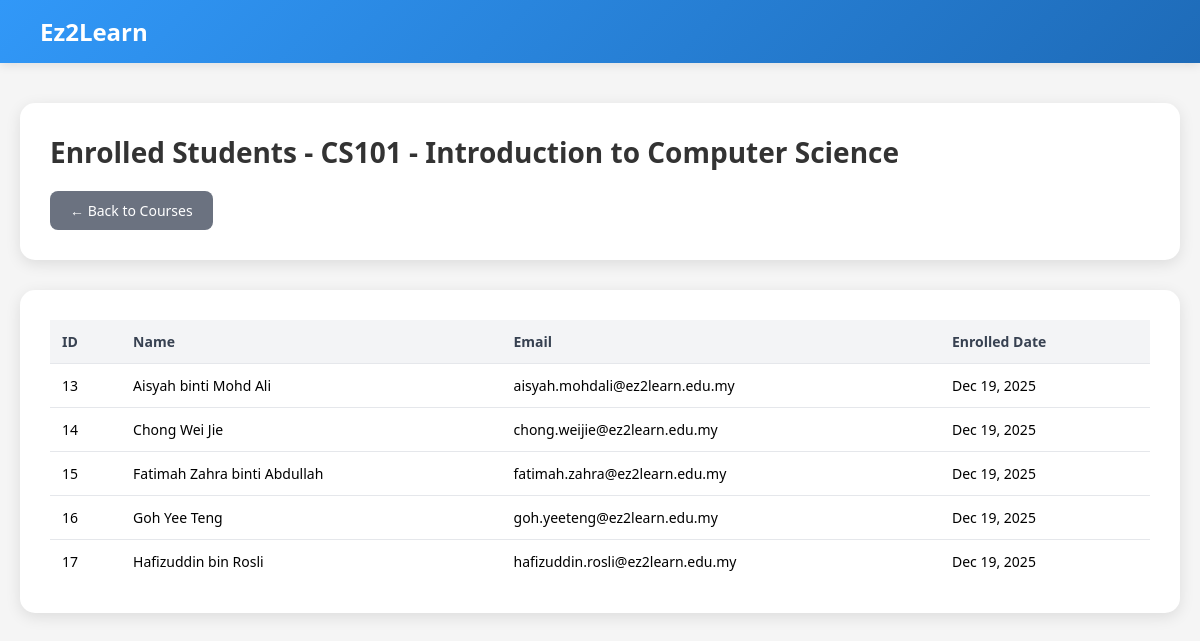
Page /lecturer/module-managelearning/view-students.php?course_id=1 (signed in) on the committed database.
### tables this page shows
CREATE TABLE courses (
    course_id INT AUTO_INCREMENT PRIMARY KEY,
    course_code VARCHAR(20) UNIQUE NOT NULL,
    course_name VARCHAR(100) NOT NULL,
    description TEXT,
    status ENUM('open','closed') DEFAULT 'open'
);

CREATE TABLE enrollments (
    enrollment_id INT AUTO_INCREMENT PRIMARY KEY,
    course_id INT NOT NULL,
    student_id INT NOT NULL,
    enrolled_at TIMESTAMP DEFAULT CURRENT_TIMESTAMP,
    FOREIGN KEY (course_id) REFERENCES courses(course_id),
    FOREIGN KEY (student_id) REFERENCES users(user_id)
);

CREATE TABLE users (
    user_id INT AUTO_INCREMENT PRIMARY KEY,
    name VARCHAR(100) NOT NULL,
    email VARCHAR(100) UNIQUE NOT NULL,
    password VARCHAR(255) NOT NULL,
    role ENUM('admin','lecturer','student') NOT NULL,
    status ENUM('active','inactive') DEFAULT 'active',
    created_at TIMESTAMP DEFAULT CURRENT_TIMESTAMP
);

### lecturer/module-managelearning/view-students.php (the view, shortened to what this page needs)
<?php
$db_host = 'localhost';
$db_user = 'root';
$db_pass = '';
$db_name = 'ez2learn';
$conn = mysqli_connect($db_host, $db_user, $db_pass, $db_name);
$lecturer_id = $_SESSION['user_id'] ?? 0;
$course_id = (int)($_GET['course_id'] ?? 0);
$verify_stmt = mysqli_prepare($conn, "
    SELECT c.course_id, c.course_code, c.course_name
    FROM courses c
    INNER JOIN course_lecturers cl ON c.course_id = cl.course_id
    WHERE c.course_id = ? AND cl.lecturer_id = ?
");
mysqli_stmt_bind_param($verify_stmt, "ii", $course_id, $lecturer_id);
mysqli_stmt_execute($verify_stmt);
$verify_result = mysqli_stmt_get_result($verify_stmt);
$course = mysqli_fetch_assoc($verify_result);
$students_query = "
    SELECT u.user_id, u.name, u.email, e.enrolled_at
    FROM enrollments e
    JOIN users u ON e.student_id = u.user_id
    WHERE e.course_id = ?
    ORDER BY e.enrolled_at DESC
";
$stmt = mysqli_prepare($conn, $students_query);
mysqli_stmt_bind_param($stmt, "i", $course_id);
mysqli_stmt_execute($stmt);
$result = mysqli_stmt_get_result($stmt);
$students = mysqli_fetch_all($result, MYSQLI_ASSOC);
?>
<!DOCTYPE html>
<html lang="en">
<head>
</head>
<body>
    <div class="header">
        <div class="header-top">
            <div class="logo-text">Ez2Learn</div>
        </div>
    </div>
    <div class="container">
        <div class="page-header">
            <h1>Enrolled Students - <?php echo htmlspecialchars($course['course_code'] . ' - ' . $course['course_name']); ?></h1>
            <a href="index.php" class="btn-back">← Back to Courses</a>
        </div>
        <div class="page-container">
            <?php if (empty($students)): ?>
                <p style="text-align: center; padding: 40px; color: #6b7280;">No students enrolled in this course.</p>
            <?php else: ?>
                <table>
                    <thead>
                        <tr>
                            <th>ID</th>
                            <th>Name</th>
                            <th>Email</th>
                            <th>Enrolled Date</th>
                        </tr>
                    </thead>
                    <tbody>
                        <?php foreach ($students as $student): ?>
                            <tr>
                                <td><?php echo $student['user_id']; ?></td>
                                <td><?php echo htmlspecialchars($student['name']); ?></td>
                                <td><?php echo htmlspecialchars($student['email']); ?></td>
                                <td><?php echo date('M d, Y', strtotime($student['enrolled_at'])); ?></td>
                            </tr>
                        <?php endforeach; ?>
                    </tbody>
                </table>
            <?php endif; ?>
        </div>
    </div>
</body>
</html>

### lecturer/module-managelearning/view-students.php (style rules this page uses)
* { margin: 0; padding: 0; box-sizing: border-box; }
body { font-family: 'Segoe UI', Tahoma, Geneva, Verdana, sans-serif; background: #f5f5f5; }
.header { background: linear-gradient(135deg, #3198F8 0%, #1e6bb8 100%); color: white; padding: 0; box-shadow: 0 2px 10px rgba(0, 0, 0, 0.1); }
.header-top { padding: 15px 40px; display: flex; justify-content: space-between; align-items: center; max-width: 1400px; margin: 0 auto; }
.logo-text { font-size: 24px; font-weight: bold; }
.container { max-width: 1400px; margin: 40px auto; padding: 0 20px; }
.page-header { background: white; border-radius: 15px; padding: 30px; box-shadow: 0 4px 15px rgba(0, 0, 0, 0.1); margin-bottom: 30px; }
.page-header h1 { color: #333; font-size: 28px; margin-bottom: 10px; }
.btn-back { background: #6b7280; color: white; border: none; padding: 10px 20px; border-radius: 8px; cursor: pointer; font-size: 14px; text-decoration: none; display: inline-block; margin-top: 10px; }
.page-container { background: white; border-radius: 15px; padding: 30px; box-shadow: 0 4px 15px rgba(0, 0, 0, 0.1); }
table { width: 100%; border-collapse: collapse; }
thead { background: #f3f4f6; }
th { padding: 12px; text-align: left; font-weight: 600; font-size: 14px; color: #374151; }
td { padding: 12px; border-top: 1px solid #e5e7eb; font-size: 14px; }

### rows in the picture
courses: course_code+course_name "CS101 - Introduction to Computer Science"
enrollments: student.user_id "13", student.name "Aisyah binti Mohd Ali", student.email "aisyah.mohdali@ez2learn.edu.my", enrolled_at "Dec 19, 2025"
enrollments: student.user_id "14", student.name "Chong Wei Jie", student.email "chong.weijie@ez2learn.edu.my", enrolled_at "Dec 19, 2025"
enrollments: student.user_id "15", student.name "Fatimah Zahra binti Abdullah", student.email "fatimah.zahra@ez2learn.edu.my", enrolled_at "Dec 19, 2025"
enrollments: student.user_id "16", student.name "Goh Yee Teng", student.email "goh.yeeteng@ez2learn.edu.my", enrolled_at "Dec 19, 2025"
enrollments: student.user_id "17", student.name "Hafizuddin bin Rosli", student.email "hafizuddin.rosli@ez2learn.edu.my", enrolled_at "Dec 19, 2025"
